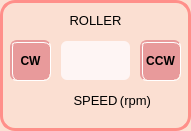
      <widget class="QWidget" name="widget_5" native="true">
       <property name="geometry">
        <rect>
         <x>420</x>
         <y>0</y>
         <width>191</width>
         <height>131</height>
        </rect>
       </property>
       <property name="autoFillBackground">
        <bool>false</bool>
       </property>
       <property name="styleSheet">
        <string notr="true">border: 3px solid #ff8f8a;
border-radius: 15px;
background-color:#fbdfd2;</string>
       </property>
       <widget class="QLabel" name="label_5">
        <property name="geometry">
         <rect>
          <x>30</x>
          <y>90</y>
          <width>131</width>
          <height>21</height>
         </rect>
        </property>
        <property name="font">
         <font>
          <pointsize>10</pointsize>
          <weight>50</weight>
          <bold>false</bold>
         </font>
        </property>
        <property name="styleSheet">
         <string notr="true">border:none;</string>
        </property>
        <property name="text">
         <string>SPEED</string>
        </property>
        <property name="alignment">
         <set>Qt::AlignCenter</set>
        </property>
       </widget>
       <widget class="QLineEdit" name="rollerSpeed_m">
        <property name="geometry">
         <rect>
          <x>60</x>
          <y>40</y>
          <width>71</width>
          <height>41</height>
         </rect>
        </property>
        <property name="font">
         <font>
          <pointsize>12</pointsize>
         </font>
        </property>
        <property name="styleSheet">
         <string notr="true">QLineEdit
{
border-radius:7px;
border:2px solid rgba(0,0,0,0);
background-color: #fef5f4;
}

QLineEdit::focus
{
border:3px solid #ff8f8a;
}</string>
        </property>
        <property name="alignment">
         <set>Qt::AlignCenter</set>
        </property>
       </widget>
       <widget class="QPushButton" name="rollerCW_m">
        <property name="geometry">
         <rect>
          <x>10</x>
          <y>40</y>
          <width>41</width>
          <height>41</height>
         </rect>
        </property>
        <property name="font">
         <font>
          <weight>75</weight>
          <bold>true</bold>
         </font>
        </property>
        <property name="styleSheet">
         <string notr="true">QPushButton
{
border-radius:7px;
border:3px solid rgba(232,154,155,255);
background-color: rgba(232,154,155,255);
border-style: groove;
}

QPushButton::hover
{
background-color:rgba(246, 189, 190, 255);
border:3px solid rgba(246, 189, 190, 255);
border-style: groove;
}

QPushButton::pressed
{
background-color:rgba(210, 128, 130, 255);
}</string>
        </property>
        <property name="text">
         <string>CW</string>
        </property>
       </widget>
       <widget class="QPushButton" name="rollerCCW_m">
        <property name="geometry">
         <rect>
          <x>140</x>
          <y>40</y>
          <width>41</width>
          <height>41</height>
         </rect>
        </property>
        <property name="font">
         <font>
          <weight>75</weight>
          <bold>true</bold>
         </font>
        </property>
        <property name="styleSheet">
         <string notr="true">QPushButton
{
border-radius:7px;
border:3px solid rgba(232,154,155,255);
background-color: rgba(232,154,155,255);
border-style: groove;
}

QPushButton::hover
{
background-color:rgba(246, 189, 190, 255);
border:3px solid rgba(246, 189, 190, 255);
border-style: groove;
}

QPushButton::pressed
{
background-color:rgba(210, 128, 130, 255);
}</string>
        </property>
        <property name="text">
         <string>CCW</string>
        </property>
       </widget>
       <widget class="QLabel" name="label_11">
        <property name="geometry">
         <rect>
          <x>60</x>
          <y>10</y>
          <width>71</width>
          <height>21</height>
         </rect>
        </property>
        <property name="font">
         <font>
          <pointsize>10</pointsize>
          <weight>50</weight>
          <bold>false</bold>
         </font>
        </property>
        <property name="styleSheet">
         <string notr="true">border-radius:7px;
border:none;
background-color: rgba(232,154,155,0)</string>
        </property>
        <property name="text">
         <string>ROLLER</string>
        </property>
        <property name="alignment">
         <set>Qt::AlignCenter</set>
        </property>
       </widget>
       <widget class="QLabel" name="label_14">
        <property name="geometry">
         <rect>
          <x>120</x>
          <y>90</y>
          <width>31</width>
          <height>20</height>
         </rect>
        </property>
        <property name="font">
         <font>
          <pointsize>10</pointsize>
          <weight>50</weight>
          <bold>false</bold>
         </font>
        </property>
        <property name="styleSheet">
         <string notr="true">border-radius:7px;
border:none;
background-color: rgba(232,154,155,0)</string>
        </property>
        <property name="text">
         <string>(rpm)</string>
        </property>
        <property name="alignment">
         <set>Qt::AlignCenter</set>
        </property>
       </widget>
      </widget>
